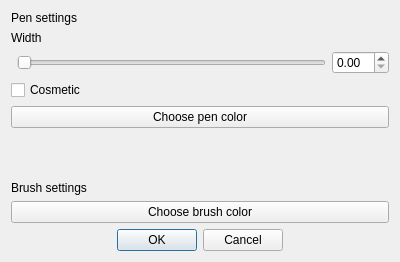
<?xml version="1.0" encoding="UTF-8"?>
<ui version="4.0">
 <class>BrushPenSelection</class>
 <widget class="QDialog" name="BrushPenSelection">
  <property name="geometry">
   <rect>
    <x>0</x>
    <y>0</y>
    <width>400</width>
    <height>262</height>
   </rect>
  </property>
  <property name="windowTitle">
   <string>Dialog</string>
  </property>
  <layout class="QGridLayout" name="gridLayout">
   <item row="6" column="0" colspan="2">
    <spacer name="verticalSpacer">
     <property name="orientation">
      <enum>Qt::Vertical</enum>
     </property>
     <property name="sizeType">
      <enum>QSizePolicy::MinimumExpanding</enum>
     </property>
     <property name="sizeHint" stdset="0">
      <size>
       <width>5</width>
       <height>5</height>
      </size>
     </property>
    </spacer>
   </item>
   <item row="1" column="0" colspan="3">
    <widget class="QLabel" name="label_3">
     <property name="text">
      <string>Width</string>
     </property>
    </widget>
   </item>
   <item row="4" column="0" colspan="3">
    <widget class="QPushButton" name="penColor">
     <property name="text">
      <string>Choose pen color</string>
     </property>
    </widget>
   </item>
   <item row="2" column="1">
    <widget class="QSlider" name="widthSlider">
     <property name="maximum">
      <number>2500</number>
     </property>
     <property name="orientation">
      <enum>Qt::Horizontal</enum>
     </property>
    </widget>
   </item>
   <item row="9" column="0" colspan="3">
    <widget class="QPushButton" name="brushColor">
     <property name="text">
      <string>Choose brush color</string>
     </property>
    </widget>
   </item>
   <item row="7" column="0" colspan="3">
    <widget class="QLabel" name="label_4">
     <property name="text">
      <string>Brush settings</string>
     </property>
    </widget>
   </item>
   <item row="3" column="0" colspan="2">
    <widget class="QCheckBox" name="cosmetic">
     <property name="text">
      <string>Cosmetic</string>
     </property>
    </widget>
   </item>
   <item row="10" column="0" colspan="3">
    <widget class="QDialogButtonBox" name="buttonBox">
     <property name="standardButtons">
      <set>QDialogButtonBox::Cancel|QDialogButtonBox::Ok</set>
     </property>
     <property name="centerButtons">
      <bool>true</bool>
     </property>
    </widget>
   </item>
   <item row="0" column="0" colspan="3">
    <widget class="QLabel" name="label">
     <property name="text">
      <string>Pen settings</string>
     </property>
    </widget>
   </item>
   <item row="2" column="2">
    <widget class="QDoubleSpinBox" name="widthSpinner"/>
   </item>
  </layout>
 </widget>
 <resources/>
 <connections/>
</ui>
